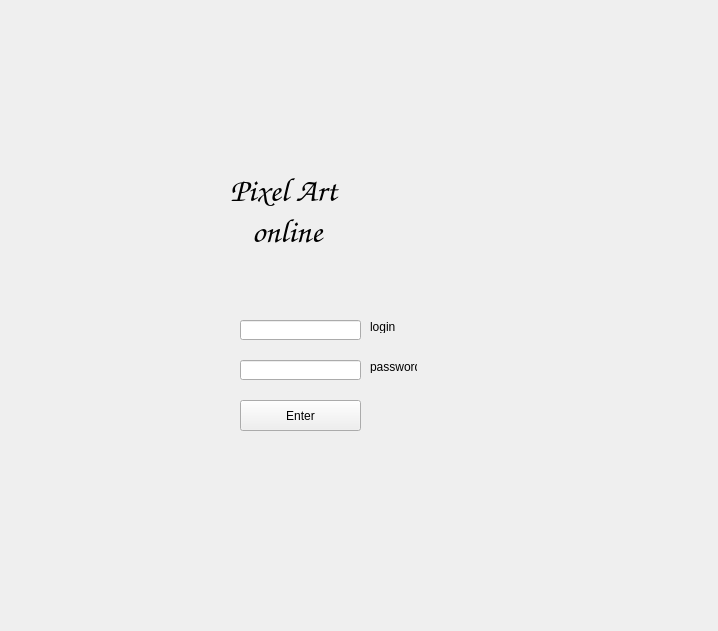
<?xml version="1.0" encoding="UTF-8"?>
<ui version="4.0">
 <class>Form</class>
 <widget class="QWidget" name="Form">
  <property name="geometry">
   <rect>
    <x>0</x>
    <y>0</y>
    <width>718</width>
    <height>631</height>
   </rect>
  </property>
  <property name="windowTitle">
   <string>Form</string>
  </property>
  <widget class="QLabel" name="label_game">
   <property name="geometry">
    <rect>
     <x>230</x>
     <y>160</y>
     <width>141</width>
     <height>101</height>
    </rect>
   </property>
   <property name="font">
    <font>
     <family>Comic Sans MS</family>
     <pointsize>25</pointsize>
    </font>
   </property>
   <property name="text">
    <string>Pixel Art
   online</string>
   </property>
  </widget>
  <widget class="QPushButton" name="pushButton_enter">
   <property name="geometry">
    <rect>
     <x>240</x>
     <y>400</y>
     <width>121</width>
     <height>31</height>
    </rect>
   </property>
   <property name="text">
    <string>Enter</string>
   </property>
  </widget>
  <widget class="QLabel" name="label_password">
   <property name="geometry">
    <rect>
     <x>370</x>
     <y>360</y>
     <width>47</width>
     <height>13</height>
    </rect>
   </property>
   <property name="text">
    <string>password</string>
   </property>
  </widget>
  <widget class="QLabel" name="label_login">
   <property name="geometry">
    <rect>
     <x>370</x>
     <y>320</y>
     <width>47</width>
     <height>13</height>
    </rect>
   </property>
   <property name="text">
    <string>login</string>
   </property>
  </widget>
  <widget class="QLineEdit" name="password_value">
   <property name="geometry">
    <rect>
     <x>240</x>
     <y>360</y>
     <width>121</width>
     <height>20</height>
    </rect>
   </property>
  </widget>
  <widget class="QLineEdit" name="login_value">
   <property name="geometry">
    <rect>
     <x>240</x>
     <y>320</y>
     <width>121</width>
     <height>20</height>
    </rect>
   </property>
  </widget>
  <widget class="QLabel" name="label_status">
   <property name="geometry">
    <rect>
     <x>240</x>
     <y>290</y>
     <width>121</width>
     <height>20</height>
    </rect>
   </property>
   <property name="text">
    <string/>
   </property>
  </widget>
 </widget>
 <resources/>
 <connections/>
</ui>
